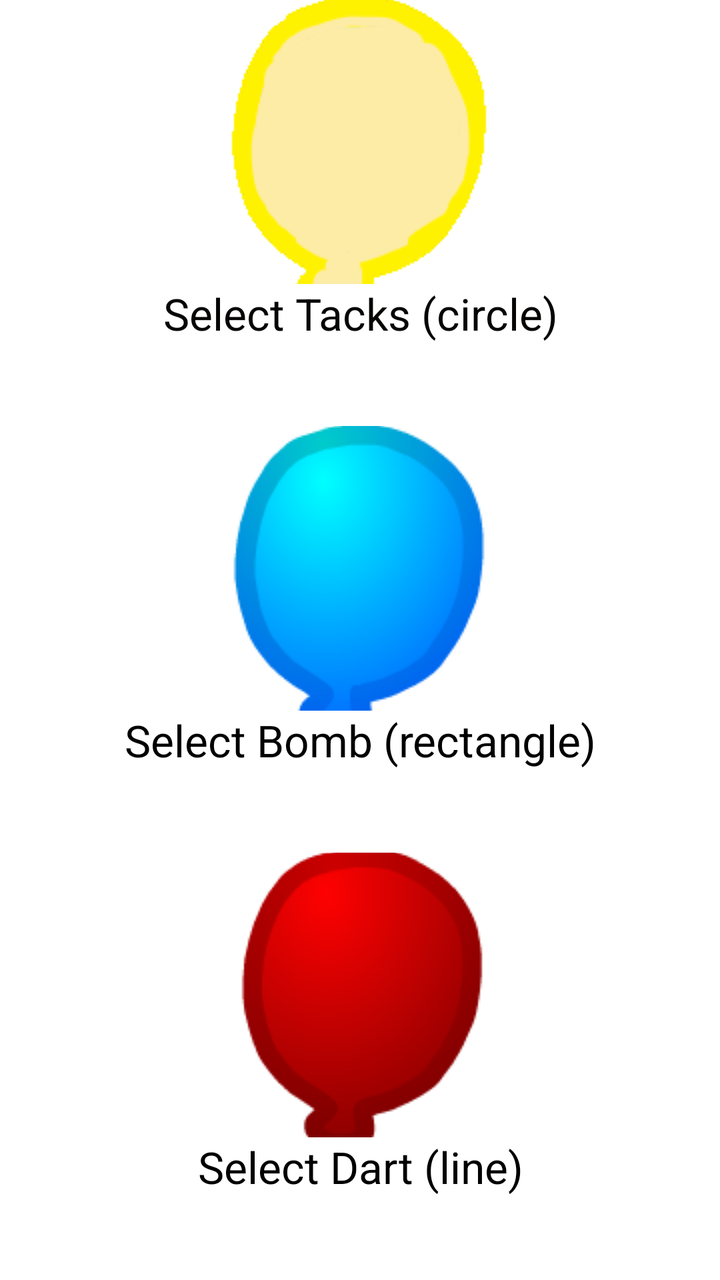
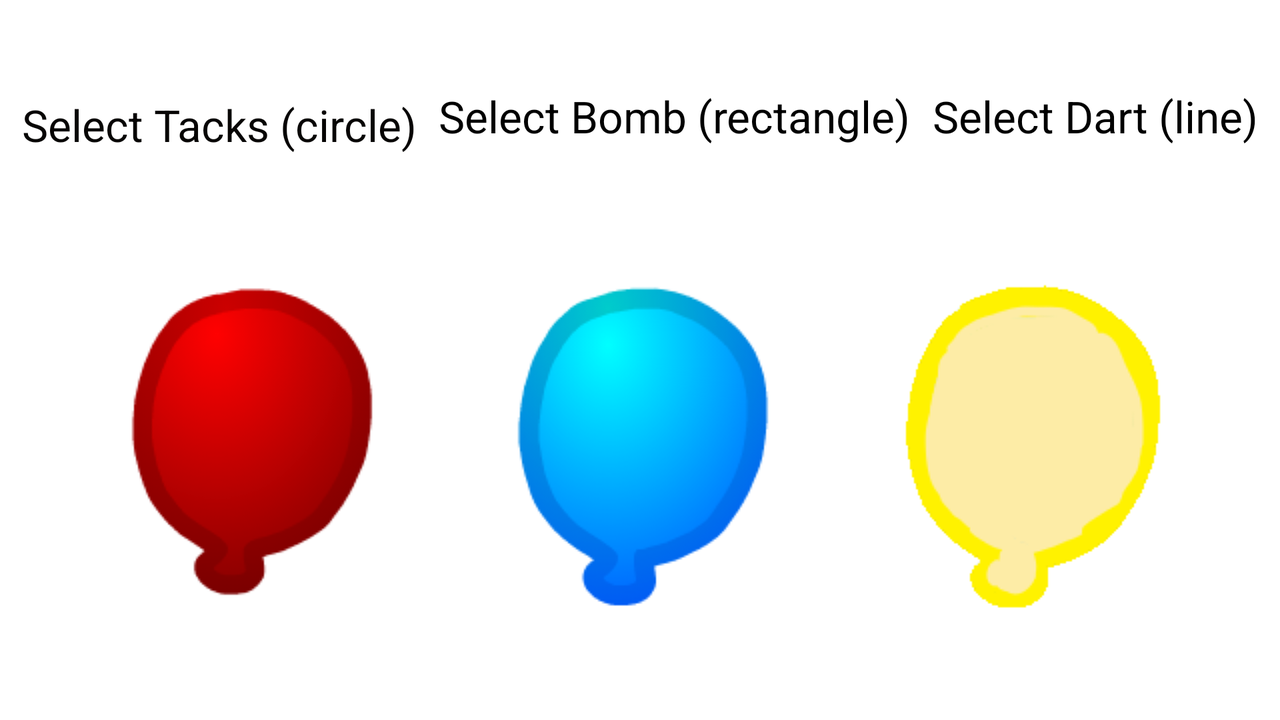

The same Android screen from two of the app's own layout files: first res/layout/ as a phone draws it, then the repository's variant for another configuration, drawn on a device whose configuration selects that folder. Both files follow.
<!-- AndroidManifest.xml: application theme Theme.OdeToBallonsTowerDefence -->
<!-- res/layout/activity_selection.xml -->
<?xml version="1.0" encoding="utf-8"?>
<LinearLayout xmlns:android="http://schemas.android.com/apk/res/android"
    xmlns:app="http://schemas.android.com/apk/res-auto"
    xmlns:tools="http://schemas.android.com/tools"
    android:layout_width="match_parent"
    android:layout_height="match_parent"
    android:background="@drawable/wood_texture"
    android:orientation="vertical"
    tools:context=".SelectionActivity">

    <ImageButton
        android:id="@+id/imageButton"
        android:layout_width="match_parent"
        android:layout_height="0dp"
        android:layout_weight="2"
        android:background="@android:color/transparent"
        android:contentDescription="@string/tackBtn"
        android:onClick="setCircle"
        android:src="@drawable/yellowbloon" />

    <TextView
        android:id="@+id/textView"
        android:layout_width="match_parent"
        android:layout_height="0dp"
        android:layout_weight="1"
        android:text="@string/tacks"
        android:textAlignment="center"
        android:textAppearance="@style/TextAppearance.AppCompat.Large"
        android:textColor="#070504" />

    <ImageButton
        android:id="@+id/imageButton2"
        android:layout_width="match_parent"
        android:layout_height="0dp"
        android:layout_weight="2"
        android:background="@android:color/transparent"
        android:contentDescription="@string/bombBtn"
        android:onClick="setRectangle"
        android:src="@drawable/bluebloon" />

    <TextView
        android:id="@+id/textView2"
        android:layout_width="match_parent"
        android:layout_height="0dp"
        android:layout_weight="1"
        android:text="@string/bomb"
        android:textAlignment="center"
        android:textAppearance="@style/TextAppearance.AppCompat.Large"
        android:textColor="#000000" />

    <ImageButton
        android:id="@+id/imageButton3"
        android:layout_width="match_parent"
        android:layout_height="0dp"
        android:layout_weight="2"
        android:background="@android:color/transparent"
        android:contentDescription="@string/dartBtn"
        android:onClick="setLine"
        android:src="@drawable/redbloon" />

    <TextView
        android:id="@+id/textView3"
        android:layout_width="match_parent"
        android:layout_height="0dp"
        android:layout_weight="1"
        android:text="@string/dart"
        android:textAlignment="center"
        android:textAppearance="@style/TextAppearance.AppCompat.Large"
        android:textColor="#000000" />
</LinearLayout>
<!-- resources referenced by this layout -->
<resources>
  <!-- drawable bluebloon: png bitmap (drawable, 9235 bytes) -->
  <!-- drawable redbloon: png bitmap (drawable, 7836 bytes) -->
  <!-- drawable yellowbloon: png bitmap (drawable, 4020 bytes) -->
  <string name="bomb">Select Bomb (rectangle)</string>
  <string name="bombBtn">select bomb</string>
  <string name="dart">Select Dart (line)</string>
  <string name="dartBtn">select dart</string>
  <string name="tackBtn">select tacks</string>
  <string name="tacks">Select Tacks (circle)</string>
  <style name="Theme.OdeToBallonsTowerDefence" parent="Theme.MaterialComponents.DayNight.DarkActionBar">
          
          <item name="colorPrimary">@color/purple_500</item>
          <item name="colorPrimaryVariant">@color/purple_700</item>
          <item name="colorOnPrimary">@color/white</item>
          
          <item name="colorSecondary">@color/teal_200</item>
          <item name="colorSecondaryVariant">@color/teal_700</item>
          <item name="colorOnSecondary">@color/black</item>
          
          <item name="android:statusBarColor" tools:targetApi="l">?attr/colorPrimaryVariant</item>
          
      </style>
</resources>
<!-- res/layout-land/activity_selection.xml (the repository's variant of the layout above) -->
<!-- drawn on the phone turned sideways -->
<?xml version="1.0" encoding="utf-8"?>
<androidx.constraintlayout.widget.ConstraintLayout xmlns:android="http://schemas.android.com/apk/res/android"
    xmlns:app="http://schemas.android.com/apk/res-auto"
    xmlns:tools="http://schemas.android.com/tools"
    android:layout_width="match_parent"
    android:layout_height="match_parent"
    android:background="@drawable/wood_texture"
    tools:context=".SelectionActivity">

    <ImageButton
        android:id="@+id/imageButton"
        android:layout_width="wrap_content"
        android:layout_height="wrap_content"
        android:background="@android:color/transparent"
        android:contentDescription="@string/tackBtn"
        app:layout_constraintBottom_toBottomOf="parent"
        app:layout_constraintEnd_toStartOf="@+id/imageButton2"
        app:layout_constraintHorizontal_bias="0.5"
        app:layout_constraintStart_toStartOf="parent"
        app:layout_constraintTop_toBottomOf="@+id/textView"
        app:srcCompat="@drawable/redbloon" />

    <TextView
        android:id="@+id/textView3"
        android:layout_width="wrap_content"
        android:layout_height="wrap_content"
        android:text="@string/dart"
        android:textAppearance="@style/TextAppearance.AppCompat.Large"
        android:textColor="#000000"
        app:layout_constraintBottom_toTopOf="@+id/imageButton3"
        app:layout_constraintEnd_toEndOf="parent"
        app:layout_constraintHorizontal_bias="0.5"
        app:layout_constraintStart_toEndOf="@+id/textView2"
        app:layout_constraintTop_toTopOf="parent" />

    <TextView
        android:id="@+id/textView2"
        android:layout_width="wrap_content"
        android:layout_height="wrap_content"
        android:text="@string/bomb"
        android:textAppearance="@style/TextAppearance.AppCompat.Large"
        android:textColor="#000000"
        app:layout_constraintBottom_toTopOf="@+id/imageButton2"
        app:layout_constraintEnd_toStartOf="@+id/textView3"
        app:layout_constraintHorizontal_bias="0.5"
        app:layout_constraintStart_toEndOf="@+id/textView"
        app:layout_constraintTop_toTopOf="parent" />

    <TextView
        android:id="@+id/textView"
        android:layout_width="wrap_content"
        android:layout_height="wrap_content"
        android:text="@string/tacks"
        android:textAppearance="@style/TextAppearance.AppCompat.Large"
        android:textColor="#070504"
        app:layout_constraintBottom_toTopOf="@+id/imageButton"
        app:layout_constraintEnd_toStartOf="@+id/textView2"
        app:layout_constraintHorizontal_bias="0.5"
        app:layout_constraintStart_toStartOf="parent"
        app:layout_constraintTop_toTopOf="parent" />

    <ImageButton
        android:id="@+id/imageButton3"
        android:layout_width="wrap_content"
        android:layout_height="wrap_content"
        android:background="@android:color/transparent"
        android:contentDescription="@string/dartBtn"
        app:layout_constraintBottom_toBottomOf="parent"
        app:layout_constraintEnd_toEndOf="parent"
        app:layout_constraintHorizontal_bias="0.5"
        app:layout_constraintStart_toEndOf="@+id/imageButton2"
        app:layout_constraintTop_toBottomOf="@+id/textView3"
        app:srcCompat="@drawable/yellowbloon" />

    <ImageButton
        android:id="@+id/imageButton2"
        android:layout_width="wrap_content"
        android:layout_height="wrap_content"
        android:background="@android:color/transparent"
        android:contentDescription="@string/bombBtn"
        app:layout_constraintBottom_toBottomOf="parent"
        app:layout_constraintEnd_toStartOf="@+id/imageButton3"
        app:layout_constraintHorizontal_bias="0.5"
        app:layout_constraintStart_toEndOf="@+id/imageButton"
        app:layout_constraintTop_toBottomOf="@+id/textView2"
        app:srcCompat="@drawable/bluebloon" />

</androidx.constraintlayout.widget.ConstraintLayout>
